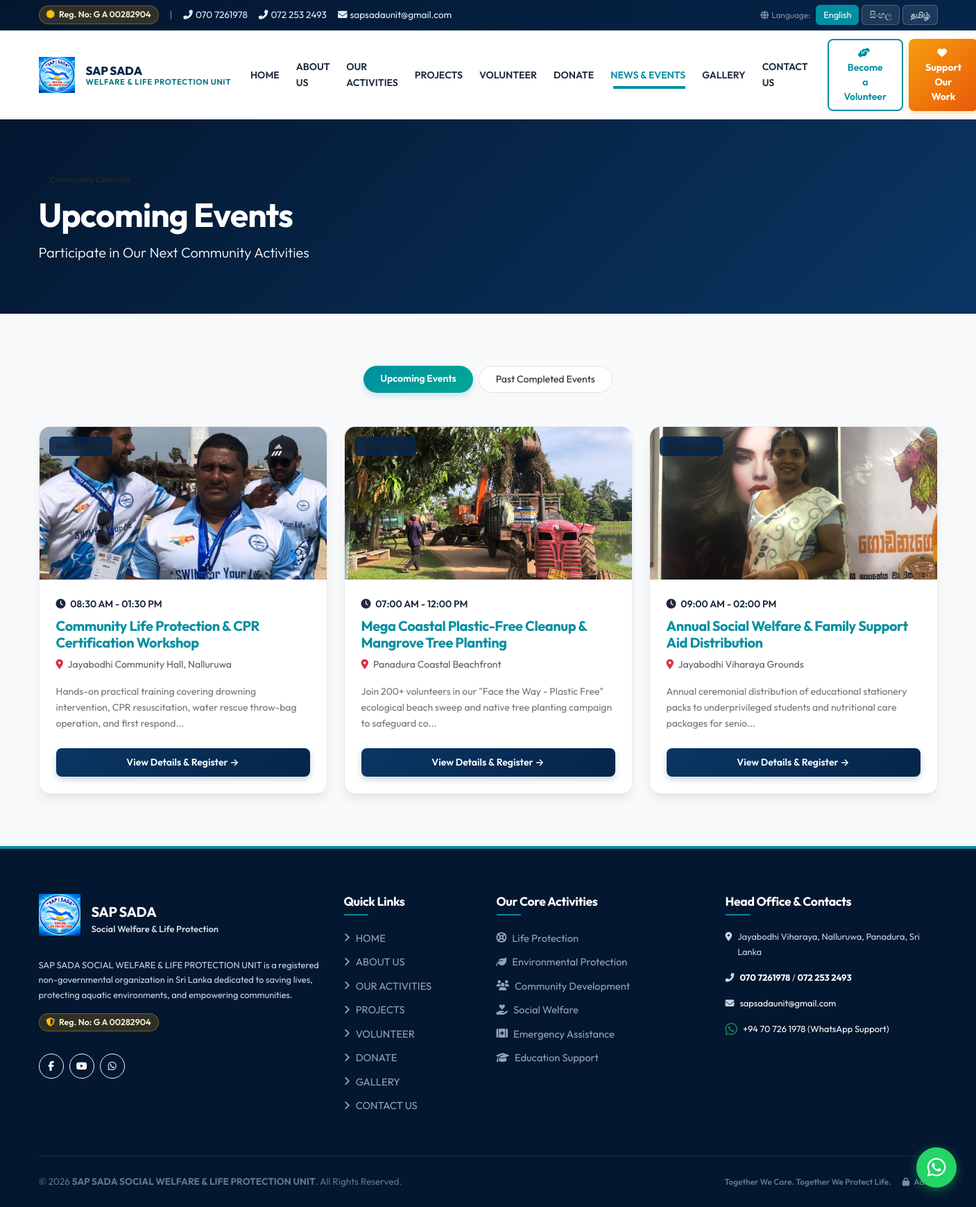
Screenshot of /events.php with the database file from the repository.
### tables this page shows
CREATE TABLE `events` (
    `id` INT AUTO_INCREMENT PRIMARY KEY,
    `title` VARCHAR(255) NOT NULL,
    `slug` VARCHAR(150) NOT NULL UNIQUE,
    `description` LONGTEXT NOT NULL,
    `event_date` DATE NOT NULL,
    `start_time` TIME NOT NULL,
    `end_time` TIME NOT NULL,
    `venue` VARCHAR(255) NOT NULL,
    `featured_image` VARCHAR(255) NOT NULL,
    `registration_open` TINYINT(1) DEFAULT 1,
    `status` ENUM('Upcoming', 'Completed', 'Cancelled') DEFAULT 'Upcoming',
    `created_at` TIMESTAMP DEFAULT CURRENT_TIMESTAMP
);

### includes/functions.php (called while the page is built, shortened)
<?php
function e(?string $str): string {
    return htmlspecialchars($str ?? '', ENT_QUOTES, 'UTF-8');
}
function clean_input(?string $data): string {
    $data = trim($data);
    $data = stripslashes($data);
    return $data;
}
function __(string $key, ?string $lang = null): string {
    global $sapsada_lang_dictionary;
    $target_lang = $lang ?: CURRENT_LANG;
    if (!isset($sapsada_lang_dictionary[$target_lang])) {
        $lang_file = INCLUDES_PATH . "/languages/{$target_lang}.php";
        if (file_exists($lang_file)) {
            $sapsada_lang_dictionary[$target_lang] = require $lang_file;
        } else {
            $fallback_file = INCLUDES_PATH . "/languages/en.php";
            $sapsada_lang_dictionary[$target_lang] = file_exists($fallback_file) ? require $fallback_file : [];
        }
    }
    if (isset($sapsada_lang_dictionary[$target_lang][$key])) {
        return $sapsada_lang_dictionary[$target_lang][$key];
    }
    return $key;
}

### events.php (the view, shortened to what this page needs)
<?php
require_once __DIR__ . '/includes/header.php';
$db = get_db();
$filter = clean_input($_GET['filter'] ?? 'upcoming');
if ($filter === 'past') {
    $stmt = $db->query("SELECT * FROM events WHERE event_date < CURDATE() ORDER BY event_date DESC");
} else {
    $stmt = $db->query("SELECT * FROM events WHERE event_date >= CURDATE() ORDER BY event_date ASC");
}
$events = $stmt->fetchAll();
?>
<div class="bg-navy py-5 text-white" style="background: linear-gradient(135deg, var(--color-navy-dark) 0%, var(--color-blue-deep) 100%);">
    <div class="container py-4">
        <span class="badge bg-gold text-dark px-3 py-2 rounded-pill fw-bold mb-2">Community Calendar</span>
        <h1 class="display-5 fw-bold text-white mb-2"><?= __('sec_upcoming_events') ?></h1>
        <p class="lead text-sky-light mb-0"><?= __('sec_upcoming_events_sub') ?></p>
    </div>
</div>
<section class="section-padding bg-light">
    <div class="container">
        <div class="d-flex justify-content-center gap-2 mb-5">
            <a href="events.php?filter=upcoming" class="btn <?= $filter !== 'past' ? 'btn-sapsada-teal' : 'btn-white bg-white text-navy border' ?> btn-sm rounded-pill px-4 py-2">
                Upcoming Events
            </a>
            <a href="events.php?filter=past" class="btn <?= $filter === 'past' ? 'btn-sapsada-teal' : 'btn-white bg-white text-navy border' ?> btn-sm rounded-pill px-4 py-2">
                Past Completed Events
            </a>
        </div>
        <?php if (!empty($events)): ?>
            <div class="row g-4">
                <?php foreach ($events as $ev): ?>
                    <div class="col-lg-4 col-md-6">
                        <div class="sapsada-card">
                            <div class="card-img-wrap">
                                <span class="card-badge bg-gold text-dark fw-bold"><?= date('M d, Y', strtotime($ev['event_date'])) ?></span>
                                <img src="<?= ASSETS_URL ?>/../<?= e($ev['featured_image']) ?>" alt="<?= e($ev['title']) ?>" loading="lazy">
                            </div>
                            <div class="card-body-sapsada">
                                <div class="text-teal small fw-semibold mb-2">
                                    <i class="fas fa-clock me-1"></i> <?= date('h:i A', strtotime($ev['start_time'])) ?> - <?= date('h:i A', strtotime($ev['end_time'])) ?>
                                </div>
                                <h5 class="fw-bold text-navy mb-2">
                                    <a href="event-detail.php?id=<?= $ev['id'] ?>" class="text-navy text-decoration-none hover-teal">
                                        <?= e($ev['title']) ?>
                                    </a>
                                </h5>
                                <div class="text-muted small mb-3">
                                    <i class="fas fa-map-marker-alt text-danger me-1"></i> <?= e($ev['venue']) ?>
                                </div>
                                <p class="text-secondary small mb-4 flex-grow-1">
                                    <?= substr(strip_tags($ev['description']), 0, 130) ?>...
                                </p>
                                <a href="event-detail.php?id=<?= $ev['id'] ?>" class="btn btn-sapsada-primary btn-sm w-100">
                                    <?= __('view_details') ?> &amp; Register &rarr;
                                </a>
                            </div>
                        </div>
                    </div>
                <?php endforeach; ?>
            </div>
        <?php endif; ?>
    </div>
</section>
<?php require_once __DIR__ . '/includes/footer.php'; ?>

### assets/css/style.css (style rules this page uses)
:root { --color-navy: #05254a; --color-navy-dark: #031730; --color-blue-deep: #0a3663; --color-teal: #008fa0; --color-teal-dark: #00707e; --color-cyan: #00b4d8; --color-sky-light: #e0f2fe; --color-gold: #f59e0b; --color-gold-hover: #d97706; --color-white: #ffffff; --color-gray-50: #f8fafc; --color-gray-100: #f1f5f9; --color-gray-200: #e2e8f0; --color-gray-600: #475569; --color-gray-800: #1e293b; --color-gray-900: #0f172a; --font-primary: 'Outfit', 'Inter', -apple-system, BlinkMacSystemFont, sans-serif; --font-sinhala: 'Noto Sans Sinhala', 'Outfit', sans-serif; --font-tamil: 'Noto Sans Tamil', 'Outfit', sans-serif; --transition-smooth: all 0.3s cubic-bezier(0.4, 0, 0.2, 1); --shadow-subtle: 0 4px 6px -1px rgba(0, 0, 0, 0.05), 0 2px 4px -2px rgba(0, 0, 0, 0.05); --shadow-card: 0 10px 15px -3px rgba(5, 37, 74, 0.08), 0 4px 6px -4px rgba(5, 37, 74, 0.05); --shadow-elevated: 0 20px 25px -5px rgba(5, 37, 74, 0.12), 0 8px 10px -6px rgba(5, 37, 74, 0.06); --shadow-glow: 0 0 20px rgba(0, 143, 160, 0.35); }
body { font-family: var(--font-primary); color: var(--color-gray-800); background-color: #fbfcfe; line-height: 1.65; overflow-x: hidden; padding-top: 0; }
h1, h2, h3, h4, h5, h6 { color: var(--color-navy); font-weight: 700; letter-spacing: -0.02em; }
a { color: var(--color-teal); text-decoration: none; transition: var(--transition-smooth); }
.btn-sapsada-primary { background: linear-gradient(135deg, var(--color-blue-deep) 0%, var(--color-navy) 100%); color: #ffffff; font-weight: 600; padding: 10px 24px; border-radius: 8px; border: none; box-shadow: 0 4px 10px rgba(5, 37, 74, 0.2); transition: var(--transition-smooth); }
.btn-sapsada-teal { background: linear-gradient(135deg, var(--color-teal) 0%, #00a896 100%); color: #ffffff; font-weight: 600; padding: 10px 24px; border-radius: 8px; border: none; box-shadow: 0 4px 10px rgba(0, 143, 160, 0.2); transition: var(--transition-smooth); }
.section-padding { padding: 75px 0; }
.sapsada-card { background: #ffffff; border-radius: 16px; border: 1px solid rgba(226, 232, 240, 0.8); box-shadow: var(--shadow-card); transition: var(--transition-smooth); overflow: hidden; height: 100%; display: flex; flex-direction: column; }
.card-img-wrap { position: relative; overflow: hidden; height: 220px; }
.card-img-wrap img { width: 100%; height: 100%; object-fit: cover; transition: transform 0.5s ease; }
.card-badge { position: absolute; top: 14px; left: 14px; background: rgba(5, 37, 74, 0.88); color: #ffffff; backdrop-filter: blur(4px); font-size: 0.75rem; font-weight: 600; padding: 4px 10px; border-radius: 6px; z-index: 2; }
.card-body-sapsada { padding: 24px; flex: 1; display: flex; flex-direction: column; }

### rows the page displays
events: featured_image (picture), start_time "08:30 AM", end_time "01:30 PM", title "Community Life Protection & CPR Certification Workshop", venue "Jayabodhi Community Hall, Nalluruwa", description "Hands-on practical training covering drowning intervention, CPR resuscitation, water rescue throw-bag operation, and first respond"
events: featured_image (picture), start_time "07:00 AM", end_time "12:00 PM", title "Mega Coastal Plastic-Free Cleanup & Mangrove Tree Planting", venue "Panadura Coastal Beachfront", description "Join 200+ volunteers in our \"Face the Way - Plastic Free\" ecological beach sweep and native tree planting campaign to safeguard co"
events: featured_image (picture), start_time "09:00 AM", end_time "02:00 PM", title "Annual Social Welfare & Family Support Aid Distribution", venue "Jayabodhi Viharaya Grounds", description "Annual ceremonial distribution of educational stationery packs to underprivileged students and nutritional care packages for senio"

### other values shown
__('reg_number_label') "Reg. No"
get_setting('reg_number', ORG_REG_NO) "G A 00282904"
get_setting('phone_primary', ORG_PHONE_1) "070 7261978"
get_setting('phone_secondary', ORG_PHONE_2) "072 253 2493"
get_setting('email_official', ORG_EMAIL) "sapsadaunit@gmail.com"
__('nav_home') "HOME"
__('nav_about') "ABOUT US"
__('nav_activities') "OUR ACTIVITIES"
__('nav_projects') "PROJECTS"
__('nav_volunteer') "VOLUNTEER"
__('nav_donate') "DONATE"
__('nav_news') "NEWS & EVENTS"
__('nav_gallery') "GALLERY"
__('nav_contact') "CONTACT US"
__('nav_volunteer_btn') "Become a Volunteer"
